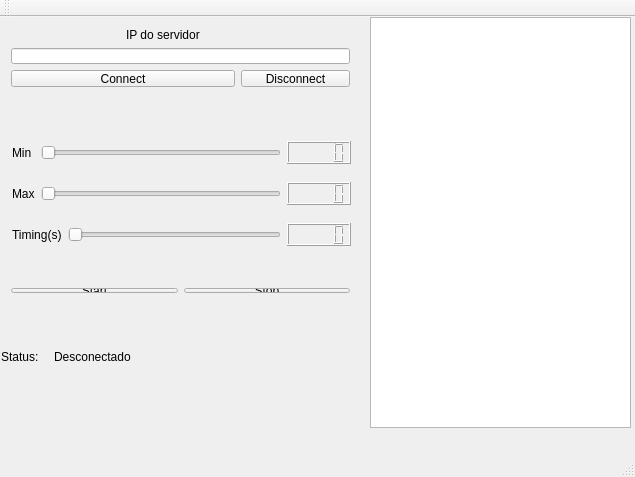
<?xml version="1.0" encoding="UTF-8"?>
<ui version="4.0">
 <class>MainWindow</class>
 <widget class="QMainWindow" name="MainWindow">
  <property name="geometry">
   <rect>
    <x>0</x>
    <y>0</y>
    <width>635</width>
    <height>477</height>
   </rect>
  </property>
  <property name="windowTitle">
   <string>MainWindow</string>
  </property>
  <widget class="QWidget" name="centralWidget">
   <widget class="QLabel" name="label_5">
    <property name="geometry">
     <rect>
      <x>1</x>
      <y>331</y>
      <width>47</width>
      <height>17</height>
     </rect>
    </property>
    <property name="text">
     <string>Status:</string>
    </property>
   </widget>
   <widget class="QTextBrowser" name="textBrowser">
    <property name="geometry">
     <rect>
      <x>370</x>
      <y>0</y>
      <width>261</width>
      <height>411</height>
     </rect>
    </property>
   </widget>
   <widget class="QWidget" name="layoutWidget">
    <property name="geometry">
     <rect>
      <x>0</x>
      <y>0</y>
      <width>361</width>
      <height>81</height>
     </rect>
    </property>
    <layout class="QGridLayout" name="gridLayout">
     <item row="0" column="1">
      <widget class="QLabel" name="label_4">
       <property name="text">
        <string>IP do servidor</string>
       </property>
      </widget>
     </item>
     <item row="1" column="0" colspan="3">
      <widget class="QLineEdit" name="lineEditIP"/>
     </item>
     <item row="2" column="2">
      <widget class="QPushButton" name="pushButtonDisconnect">
       <property name="text">
        <string>Disconnect</string>
       </property>
      </widget>
     </item>
     <item row="2" column="0" colspan="2">
      <widget class="QPushButton" name="pushButtonConnect">
       <property name="text">
        <string>Connect</string>
       </property>
      </widget>
     </item>
    </layout>
   </widget>
   <widget class="QWidget" name="layoutWidget">
    <property name="geometry">
     <rect>
      <x>1</x>
      <y>101</y>
      <width>361</width>
      <height>151</height>
     </rect>
    </property>
    <layout class="QGridLayout" name="gridLayout_2">
     <item row="1" column="0">
      <widget class="QLabel" name="label_3">
       <property name="text">
        <string>Max</string>
       </property>
      </widget>
     </item>
     <item row="2" column="0" colspan="2">
      <widget class="QLabel" name="label">
       <property name="text">
        <string>Timing(s)</string>
       </property>
      </widget>
     </item>
     <item row="2" column="2">
      <widget class="QSlider" name="horizontalSliderTime">
       <property name="minimum">
        <number>1</number>
       </property>
       <property name="maximum">
        <number>60</number>
       </property>
       <property name="orientation">
        <enum>Qt::Horizontal</enum>
       </property>
      </widget>
     </item>
     <item row="0" column="1" colspan="2">
      <widget class="QSlider" name="horizontalSliderMin">
       <property name="orientation">
        <enum>Qt::Horizontal</enum>
       </property>
      </widget>
     </item>
     <item row="1" column="3">
      <widget class="QLCDNumber" name="lcdNumberMax"/>
     </item>
     <item row="0" column="0">
      <widget class="QLabel" name="label_2">
       <property name="text">
        <string>Min</string>
       </property>
      </widget>
     </item>
     <item row="2" column="3">
      <widget class="QLCDNumber" name="lcdNumberTime"/>
     </item>
     <item row="0" column="3">
      <widget class="QLCDNumber" name="lcdNumberMin"/>
     </item>
     <item row="1" column="1" colspan="2">
      <widget class="QSlider" name="horizontalSliderMax">
       <property name="orientation">
        <enum>Qt::Horizontal</enum>
       </property>
      </widget>
     </item>
    </layout>
   </widget>
   <widget class="QWidget" name="layoutWidget">
    <property name="geometry">
     <rect>
      <x>0</x>
      <y>260</y>
      <width>361</width>
      <height>27</height>
     </rect>
    </property>
    <layout class="QHBoxLayout" name="horizontalLayout">
     <item>
      <widget class="QPushButton" name="pushButtonStart">
       <property name="text">
        <string>Start</string>
       </property>
      </widget>
     </item>
     <item>
      <widget class="QPushButton" name="pushButtonStop">
       <property name="text">
        <string>Stop</string>
       </property>
      </widget>
     </item>
    </layout>
   </widget>
   <widget class="QLabel" name="labelStatus">
    <property name="geometry">
     <rect>
      <x>54</x>
      <y>331</y>
      <width>111</width>
      <height>17</height>
     </rect>
    </property>
    <property name="text">
     <string>Desconectado</string>
    </property>
   </widget>
  </widget>
  <widget class="QMenuBar" name="menuBar">
   <property name="geometry">
    <rect>
     <x>0</x>
     <y>0</y>
     <width>635</width>
     <height>22</height>
    </rect>
   </property>
  </widget>
  <widget class="QToolBar" name="mainToolBar">
   <attribute name="toolBarArea">
    <enum>TopToolBarArea</enum>
   </attribute>
   <attribute name="toolBarBreak">
    <bool>false</bool>
   </attribute>
  </widget>
  <widget class="QStatusBar" name="statusBar"/>
 </widget>
 <layoutdefault spacing="6" margin="11"/>
 <resources/>
 <connections>
  <connection>
   <sender>horizontalSliderMin</sender>
   <signal>valueChanged(int)</signal>
   <receiver>lcdNumberMin</receiver>
   <slot>display(int)</slot>
   <hints>
    <hint type="sourcelabel">
     <x>102</x>
     <y>190</y>
    </hint>
    <hint type="destinationlabel">
     <x>284</x>
     <y>190</y>
    </hint>
   </hints>
  </connection>
  <connection>
   <sender>horizontalSliderMax</sender>
   <signal>valueChanged(int)</signal>
   <receiver>lcdNumberMax</receiver>
   <slot>display(int)</slot>
   <hints>
    <hint type="sourcelabel">
     <x>125</x>
     <y>232</y>
    </hint>
    <hint type="destinationlabel">
     <x>285</x>
     <y>230</y>
    </hint>
   </hints>
  </connection>
  <connection>
   <sender>horizontalSliderTime</sender>
   <signal>valueChanged(int)</signal>
   <receiver>lcdNumberTime</receiver>
   <slot>display(int)</slot>
   <hints>
    <hint type="sourcelabel">
     <x>136</x>
     <y>285</y>
    </hint>
    <hint type="destinationlabel">
     <x>283</x>
     <y>277</y>
    </hint>
   </hints>
  </connection>
 </connections>
</ui>
